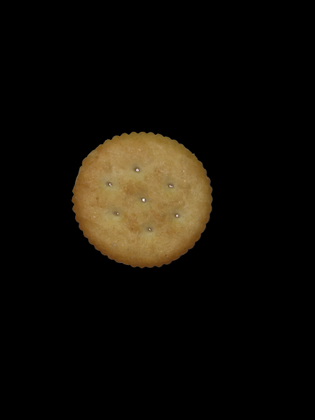
%> input picture 497 Deep Learning & Computer Vision/Lab 1/cracker1.png, 315 x 420 px, shrunk from 433 x 577 before the run
$ octave Lab_1B.m   (GNU Octave 9; MATLAB toolbox functions it lacks are replaced by stand-ins)
%> lines starting %> are read from the running program, lines starting %| are printed output that depends on the picture; in (x1, y1, x2, y2) boxes, pixels count from 0 and x2, y2 are one past the last pixel; in counts of white or black regions, pixels touching at a corner belong together; the program's own positions count from 1
%{
Andrew Kozempel
CMPSC 497
Fall 2023
LAB #1B Cookie Defect Detector
%}

% Initialize running totals
total_crackers = 0;
total_good = 0;
total_bad = 0;

%images = {'cracker10.png'};
images = {'cracker1.png', 'cracker2.png', 'cracker3.png', 'cracker4.png', 'cracker5.png', 'cracker6.png', 'cracker7.png', 'cracker8.png', 'cracker9.png', 'cracker10.png'};


for i = 1:length(images)

    % Access original RGB image
    RGB = imread(images{i});
%> RGB is the input picture: size 420x315x3 uint8; mean R, G, B 17, 13.4, 7.2
    figure, imshow(RGB);

    % Create grayscale image
    gray = rgb2gray(RGB);
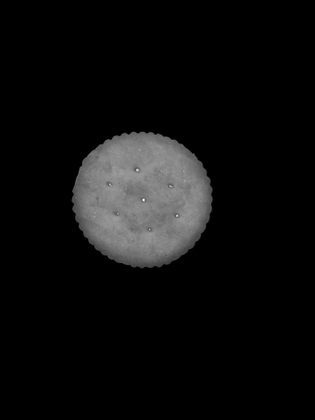
%> gray: size 420x315 uint8; min 0, max 255, mean 13.8
    threshold = graythresh(gray);
%> threshold = 0.239
    %figure, imshow(gray);

    % Create bw (binary image)
    bw = im2bw(gray, threshold);
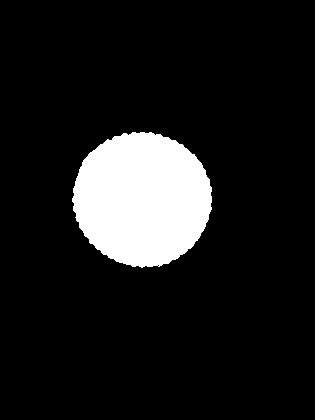
%> bw: size 420x315 logical; 11.1% white; 1 white region, box (x1, y1, x2, y2) and area: (72, 132, 212, 268) 14700
    %figure, imshow(bw);

    % Remove all object containing fewer than 30 pixels
    bw1 = bwareaopen(bw, 30);
    %figure, imshow(bw1);

    % Fill a gap in the pen's cap
    se = strel('disk', 2); % Structuring element; "paintbrush"
    bw2 = imclose(bw1, se); % We will cover later in course
%> bw2: size 420x315 logical; 11.1% white; 1 white region, box (x1, y1, x2, y2) and area: (72, 132, 212, 268) 14713
    %figure, imshow(bw2);

    % Fill any holes, so that regionprops can be used to estimate the area
    % enclosed by each of the boundaries
    bw3 = imfill(bw2, 'holes');
    %figure, imshow(bw3);

    % Get pixels for boundaries of each object
    [B,L] = bwboundaries(bw3, 'noholes');
%> B = 1 boundary; box (x1, y1, x2, y2) and points: (72, 132, 212, 268) 392

    % Display the label matrix and draw each boundary
    figure, imshow(label2rgb(L, @jet, [.5 .5 .5]));
%> after `imshow(label2rgb(L, @jet, [.5 .5 .5]))`:
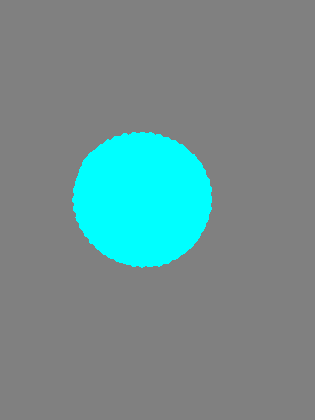
%> displayed picture: size 420x315x3, on the screen's scale of 0 to 255; mean R, G, B 113.8, 142.1, 142.1

    % Allow graphics to be added to same plot
    hold on;

    % length(B) is number of objects
    for k = 1:length(B)
        % B is “cell” data type (set)
        boundary = B{k};
        plot(boundary(:,2), boundary(:,1), 'w', 'LineWidth', 2);
    end
%> this loop made 1 pass

    % Find area(in pixels) and centroid (x, y) for each object in label matrix
    stats = regionprops(L, 'Area', 'Centroid');
%> stats = 1 region; Area and Centroid: 14713 [142.9 199.8]

    % Arbitrary value (change as needed)
    threshold = 0.75;


    fprintf('\nCracker %d:', i);
    % Loop over the boundaries (each object has a boundary)
    for k = 1:length(B)

        % Obtain (X,Y) boundary coordinates corresponding to label 'k'
        boundary = B{k};

        % Compute a simple estimate of the object's perimeter

        % Find 2-col. array of (x2-x1)^2 and (y2-y1)^2
        delta_sq = diff(boundary).^2;

        % Sum (row) and take sqrt to find dist.
        % Then sum all distances to find perimeter
        perimeter = sum(sqrt(sum(delta_sq,2)));

        area1 = perimeter^2/(4*pi);

        % Obtain the area calculation corresponding to label 'k'
        area2 = stats(k).Area; % So, we calculated the area 2 different ways

        % Compute the roundness metric (compare 2 methods)
        metric = area2/area1; % Circular objects have metric close to 1

        % Display the results
        metric_string = sprintf('%2.2f', metric);


        % Mark objects above the threshold with a small black circle in the center of the object
        if metric > threshold
            centroid = stats(k).Centroid;
            plot(centroid(1), centroid(2), 'ko');

            % Increment the round object count
            total_good = total_good + 1;
            % Print test case
            fprintf(' GOOD (%0.2f)', metric);

        else

            % Increment the round object count
            total_bad = total_bad + 1;
            % Print test case
            fprintf(' BAD (%0.2f)', metric);

        end

        text(boundary(1,2)-35, boundary(1,1)+13, metric_string, 'Color', 'y', 'FontSize', 14, 'FontWeight', 'bold');
    end
%> this loop made 1 pass
%> (perimeter, area1, area2, metric, metric_string, centroid, total_good) on pass 1: (467.6, 17401.8, 14713, 0.845, '0.85', [142.9 199.8], 1)
%| Cracker 1: GOOD (0.85)
%> after the loop, total_bad = 0
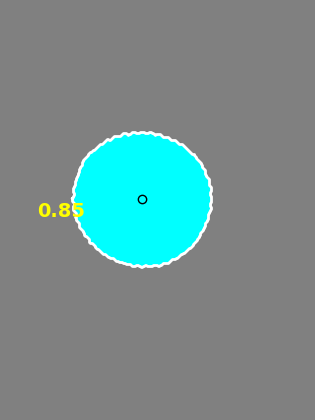
%> figure redrawn from the program's plot data

    total_crackers = total_crackers + 1;
end
%> pass 2 of the loop `for i = 1:length(images)`:
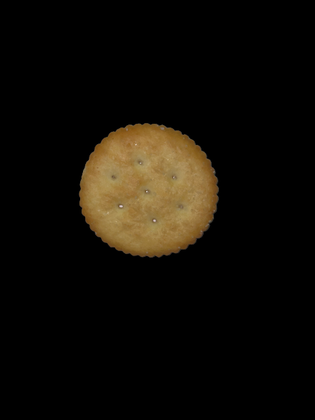
%> input picture 497 Deep Learning & Computer Vision/Lab 1/cracker2.png, 315 x 420 px, shrunk from 433 x 577 before the run
%> RGB is the input picture: size 420x315x3 uint8; mean R, G, B 16.6, 13, 7
%> threshold = 0.235
%> `bw = im2bw(gray, threshold);`:
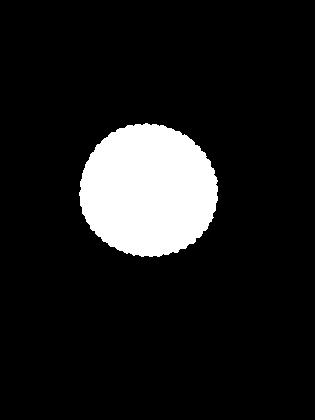
%> bw: size 420x315 logical; 10.9% white; 1 white region, box (x1, y1, x2, y2) and area: (79, 123, 218, 257) 14479
%> bw2: size 420x315 logical; 11% white; 1 white region, box (x1, y1, x2, y2) and area: (79, 123, 218, 257) 14508
%> B = 1 boundary; box (x1, y1, x2, y2) and points: (79, 123, 218, 257) 391
%> the loop `for k = 1:length(B)` made 1 pass
%> stats = 1 region; Area and Centroid: 14508 [149.1 191.2]
%> the loop `for k = 1:length(B)` made 1 pass
%> (perimeter, area1, area2, metric, metric_string, centroid, total_good) on pass 1: (467, 17358.2, 14508, 0.836, '0.84', [149.1 191.2], 2)
%> (printed output is left out)
%> after the loop `for k = 1:length(B)`:
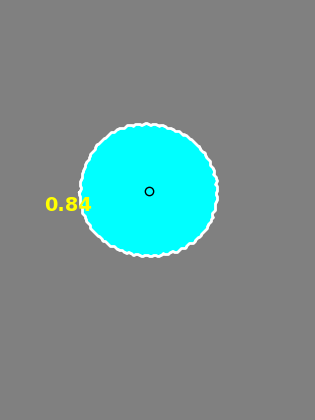
%> figure redrawn from the program's plot data
%> pass 3 of the loop `for i = 1:length(images)`:
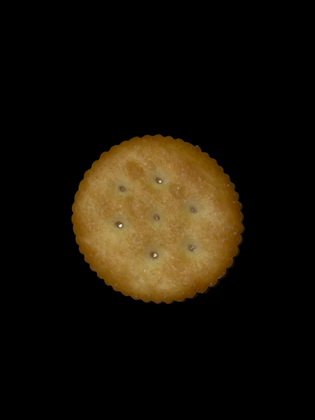
%> input picture 497 Deep Learning & Computer Vision/Lab 1/cracker3.png, 315 x 420 px, shrunk from 433 x 577 before the run
%> RGB is the input picture: size 420x315x3 uint8; mean R, G, B 24.4, 18.2, 7.7
%> threshold = 0.22
%> `bw = im2bw(gray, threshold);`:
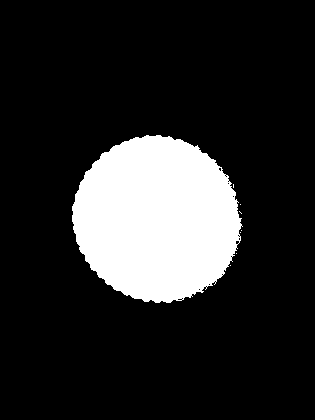
%> bw: size 420x315 logical; 16.5% white; 8 white regions (7 under 20 px), largest, box (x1, y1, x2, y2) and area: (72, 135, 243, 303) 21822
%> bw1: size 420x315 logical; 16.5% white; 1 white region, box (x1, y1, x2, y2) and area: (72, 135, 243, 303) 21822
%> bw2: size 420x315 logical; 16.6% white; 1 white region, box (x1, y1, x2, y2) and area: (72, 135, 243, 303) 21922
%> B = 1 boundary; box (x1, y1, x2, y2) and points: (72, 135, 243, 303) 492
%> stats = 1 region; Area and Centroid: 21922 [157.6 219.8]
%> the loop `for k = 1:length(B)` made 1 pass
%> (perimeter, area1, area2, metric, metric_string, centroid, total_good) on pass 1: (594.1, 28091, 21922, 0.78, '0.78', [157.6 219.8], 3)
%> (printed output is left out)
%> after the loop `for k = 1:length(B)`:
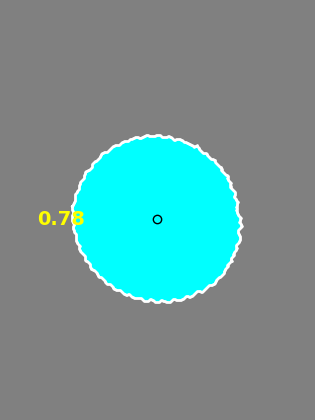
%> figure redrawn from the program's plot data
%> (the run ends here)
